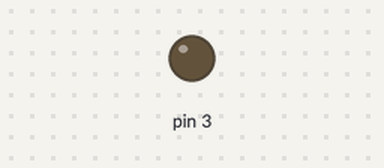
Bench run of a sketch on a simulated Arduino Uno, built with avr-gcc and run on an emulated ATmega328P. On the bench: output pins drawn as LEDs (lit = HIGH).

Above: at 0.05 s.
At 0.65 s:
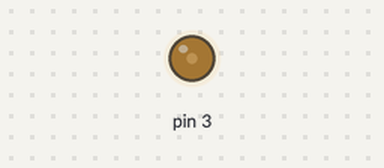
At 1.3 s:
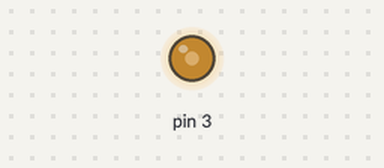
At 2.6 s:
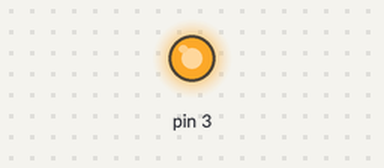
Timing chart, 0 to 6.0 s (numbered marks = the images above):
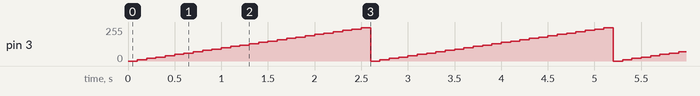

The sketch:

ex02.ino
```cpp
// C++ code
//
int i=0;
void setup()
{
  pinMode(3, OUTPUT);
}

void loop()
{
  analogWrite(3,i);
  i+=10;
  if(i>255)
  {
    i=0;
  }
  delay(100);
}
```

Measured:
- by itself, pin 3: ramps from 0/255 to 250/255 and jumps back, once every 2.6 s
